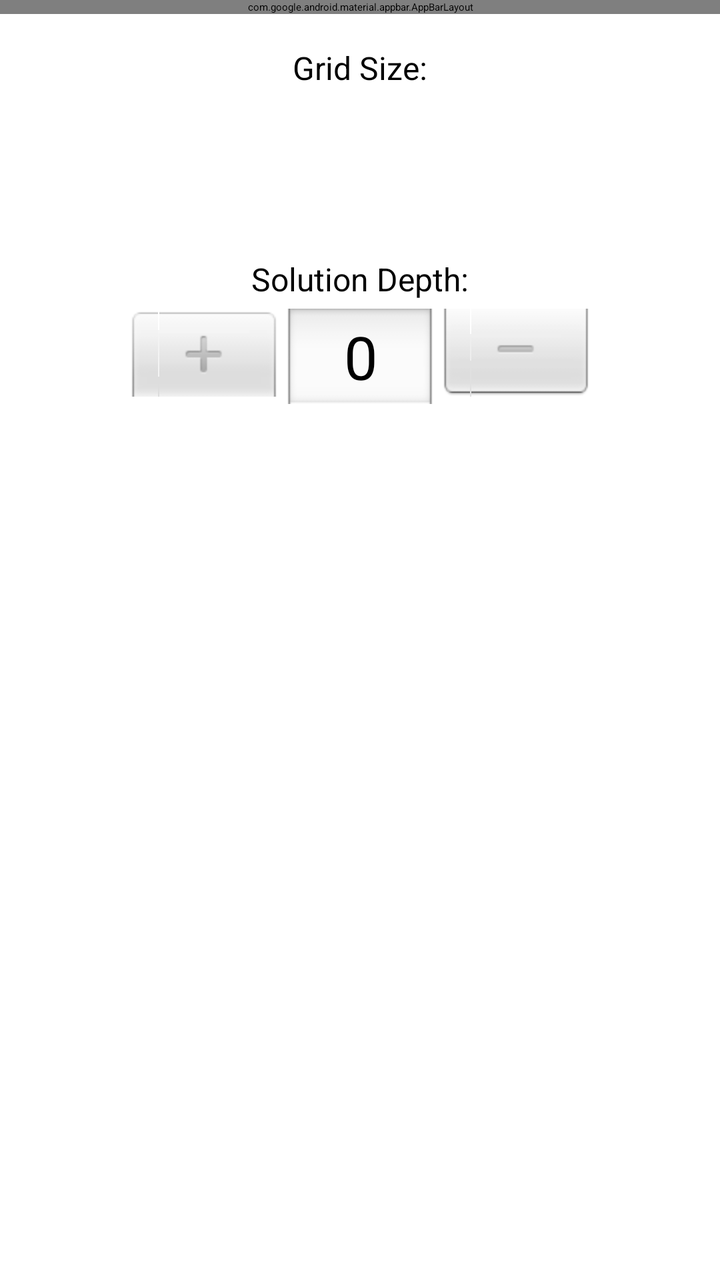
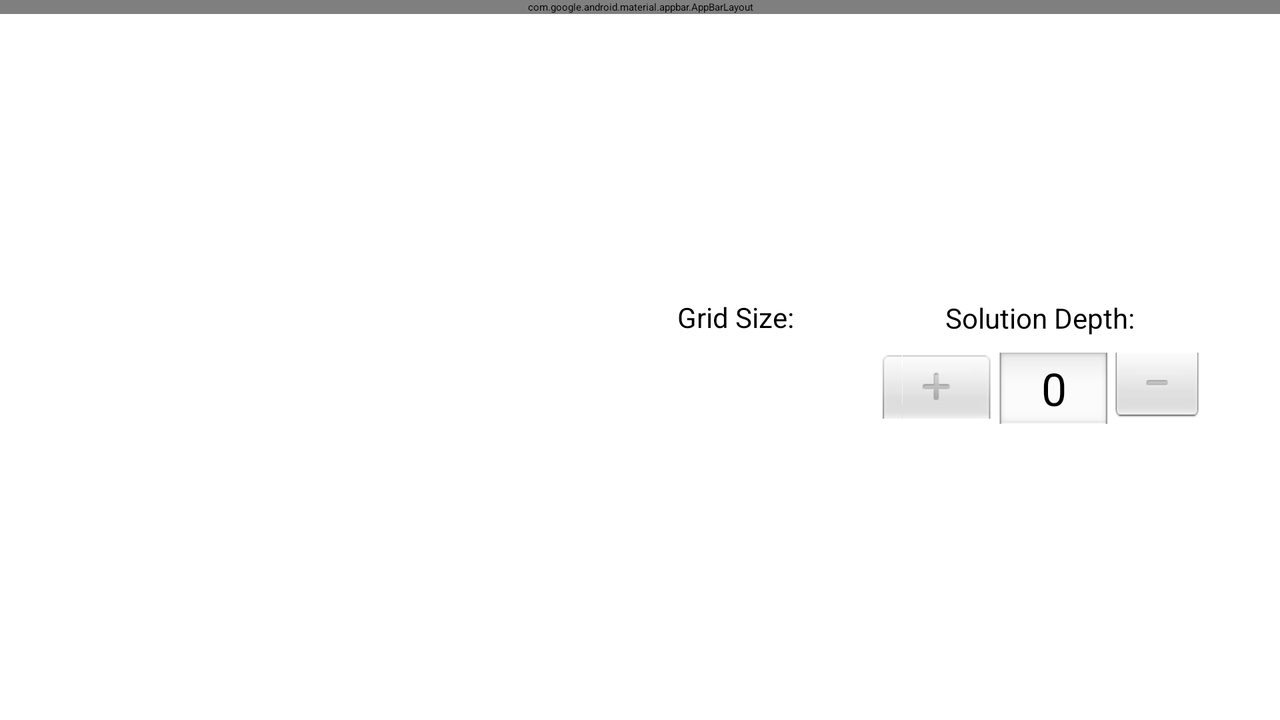

One screen, two layout resources from the same app: the default and the author's alternative for another configuration. Each is rendered where Android would select it; the XML of both is given below.
<!-- AndroidManifest.xml: application theme Theme.Hw2Wight -->
<!-- res/layout/activity_main.xml -->
<?xml version="1.0" encoding="utf-8"?>
<androidx.constraintlayout.widget.ConstraintLayout xmlns:android="http://schemas.android.com/apk/res/android"
    xmlns:app="http://schemas.android.com/apk/res-auto"
    xmlns:tools="http://schemas.android.com/tools"
    android:id="@+id/main"
    android:layout_width="match_parent"
    android:layout_height="match_parent"
    tools:context=".MainActivity">

    <com.google.android.material.appbar.AppBarLayout
        android:id="@+id/appBarLayout"
        android:layout_width="match_parent"
        android:layout_height="wrap_content"
        app:layout_constraintTop_toTopOf="parent">

        <com.google.android.material.appbar.MaterialToolbar
            android:id="@+id/toolbar"
            android:layout_width="match_parent"
            android:layout_height="?attr/actionBarSize"
            android:background="@color/colorPrimary"
            app:theme="@style/ThemeOverlay.AppCompat.Dark.ActionBar"
            app:popupTheme="@style/AppTheme.PopupMenu" />

    </com.google.android.material.appbar.AppBarLayout>

    <ScrollView
        android:layout_width="match_parent"
        android:layout_height="0dp"
        android:fillViewport="true"
        app:layout_constraintTop_toBottomOf="@id/appBarLayout"
        app:layout_constraintBottom_toBottomOf="parent">

        <LinearLayout
            android:layout_width="match_parent"
            android:layout_height="wrap_content"
            android:orientation="vertical"
            android:padding="@dimen/large_margin"
            android:gravity="center_horizontal">

            
            <TextView
                android:id="@+id/gridSizeLabel"
                android:layout_width="wrap_content"
                android:layout_height="wrap_content"
                android:text="@string/grid_size"
                android:textSize="@dimen/label_text_size"
                android:layout_marginBottom="@dimen/small_margin" />

            <Spinner
                android:id="@+id/gridSizeSpinner"
                android:layout_width="wrap_content"
                android:layout_height="wrap_content"
                android:minWidth="200dp"
                android:minHeight="@dimen/button_min_height"
                android:layout_marginBottom="@dimen/medium_margin" />

            
            <FrameLayout
                android:layout_width="wrap_content"
                android:layout_height="wrap_content"
                android:layout_marginBottom="@dimen/medium_margin">

                <GridLayout
                    android:id="@+id/grid"
                    android:layout_width="match_parent"
                    android:layout_height="match_parent"
                    android:layout_gravity="center_horizontal"
                    android:columnCount="3"
                    android:padding="@dimen/small_margin"
                    android:rowCount="3" />
            </FrameLayout>

            <TextView
                android:id="@+id/solutionDepthLabel"
                android:layout_width="wrap_content"
                android:layout_height="wrap_content"
                android:text="@string/solution_depth"
                android:textSize="@dimen/label_text_size"
                android:layout_marginTop="@dimen/medium_margin"
                android:layout_marginBottom="@dimen/small_margin" />

            <NumberPicker
                android:id="@+id/solutionDepthPicker"
                android:layout_width="wrap_content"
                android:layout_height="wrap_content"
                android:layout_marginBottom="@dimen/medium_margin" />

            <LinearLayout
                android:id="@+id/rotationControlsLayout"
                android:layout_width="match_parent"
                android:layout_height="wrap_content"
                android:orientation="horizontal"
                android:layout_marginBottom="@dimen/small_margin">

                <Button
                    android:id="@+id/rotateLeftButton"
                    android:layout_width="0dp"
                    android:layout_height="wrap_content"
                    android:layout_weight="1"
                    android:layout_marginEnd="@dimen/small_margin"
                    android:textColor="@color/button_text_color"
                    android:text="@string/rotate_left"
                    android:textSize="@dimen/button_text_size"
                    android:minHeight="@dimen/button_min_height" />

                <Button
                    android:id="@+id/rotateRightButton"
                    android:layout_width="0dp"
                    android:layout_height="wrap_content"
                    android:layout_weight="1"
                    android:layout_marginStart="@dimen/small_margin"
                    android:textColor="@color/button_text_color"
                    android:text="@string/rotate_right"
                    android:textSize="@dimen/button_text_size"
                    android:minHeight="@dimen/button_min_height" />
            </LinearLayout>

            <LinearLayout
                android:id="@+id/game_controls"
                android:layout_width="match_parent"
                android:layout_height="wrap_content"
                android:orientation="horizontal">

                <Button
                    android:id="@+id/newGameButton"
                    android:layout_width="0dp"
                    android:layout_height="wrap_content"
                    android:layout_weight="1"
                    android:layout_marginEnd="@dimen/small_margin"
                    android:textColor="@color/button_text_color"
                    android:text="@string/new_game"
                    android:textSize="@dimen/button_text_size"
                    android:minHeight="@dimen/button_min_height" />

                <Button
                    android:id="@+id/undoButton"
                    android:layout_width="0dp"
                    android:layout_height="wrap_content"
                    android:layout_weight="1"
                    android:layout_marginStart="@dimen/small_margin"
                    android:textColor="@color/button_text_color"
                    android:text="@string/undo"
                    android:textSize="@dimen/button_text_size"
                    android:minHeight="@dimen/button_min_height" />
            </LinearLayout>

        </LinearLayout>
    </ScrollView>

</androidx.constraintlayout.widget.ConstraintLayout>
<!-- resources referenced by this layout -->
<resources>
  <color name="button_text_color">#FFFFFF</color>
  <color name="colorPrimary">#6200EE</color>
  <dimen name="button_min_height">48dp</dimen>
  <dimen name="button_text_size">16sp</dimen>
  <dimen name="label_text_size">16sp</dimen>
  <dimen name="large_margin">16dp</dimen>
  <dimen name="medium_margin">8dp</dimen>
  <dimen name="small_margin">4dp</dimen>
  <string name="grid_size">Grid Size:</string>
  <string name="new_game">New Game</string>
  <string name="rotate_left">Rotate Left</string>
  <string name="rotate_right">Rotate Right</string>
  <string name="solution_depth">Solution Depth:</string>
  <string name="undo">Undo</string>
</resources>
<!-- res/layout-land/activity_main.xml (the author's variant of the layout above) -->
<!-- drawn on the phone turned sideways -->
<?xml version="1.0" encoding="utf-8"?>
<androidx.constraintlayout.widget.ConstraintLayout xmlns:android="http://schemas.android.com/apk/res/android"
    xmlns:app="http://schemas.android.com/apk/res-auto"
    xmlns:tools="http://schemas.android.com/tools"
    android:id="@+id/main"
    android:layout_width="match_parent"
    android:layout_height="match_parent"
    tools:context=".MainActivity">

    <com.google.android.material.appbar.AppBarLayout
        android:id="@+id/appBarLayout"
        android:layout_width="match_parent"
        android:layout_height="wrap_content"
        app:layout_constraintTop_toTopOf="parent">

        <com.google.android.material.appbar.MaterialToolbar
            android:id="@+id/toolbar"
            android:layout_width="match_parent"
            android:layout_height="?attr/actionBarSize"
            android:background="@color/colorPrimary"
            app:theme="@style/ThemeOverlay.AppCompat.Dark.ActionBar"
            app:popupTheme="@style/AppTheme.PopupMenu" />

    </com.google.android.material.appbar.AppBarLayout>

    
    <FrameLayout
        android:id="@+id/gridContainer"
        android:layout_width="0dp"
        android:layout_height="0dp"
        android:padding="@dimen/medium_margin"
        app:layout_constraintTop_toBottomOf="@id/appBarLayout"
        app:layout_constraintBottom_toBottomOf="parent"
        app:layout_constraintStart_toStartOf="parent"
        app:layout_constraintEnd_toStartOf="@+id/controlsContainer"
        app:layout_constraintHorizontal_weight="1">

        <GridLayout
            android:id="@+id/grid"
            android:layout_width="wrap_content"
            android:layout_height="wrap_content"
            android:layout_gravity="center"
            android:columnCount="3"
            android:rowCount="3"
            android:padding="@dimen/small_margin" />
    </FrameLayout>

    
    <LinearLayout
        android:id="@+id/controlsContainer"
        android:layout_width="0dp"
        android:layout_height="wrap_content"
        android:orientation="horizontal"
        android:gravity="center"
        android:padding="@dimen/medium_margin"
        app:layout_constraintTop_toBottomOf="@id/appBarLayout"
        app:layout_constraintBottom_toBottomOf="parent"
        app:layout_constraintStart_toEndOf="@id/gridContainer"
        app:layout_constraintEnd_toEndOf="parent"
        app:layout_constraintHorizontal_weight="1">

        
        <LinearLayout
            android:layout_width="wrap_content"
            android:layout_height="wrap_content"
            android:orientation="vertical"
            android:gravity="center"
            android:layout_marginEnd="@dimen/small_margin">

            <TextView
                android:id="@+id/gridSizeLabel"
                android:layout_width="wrap_content"
                android:layout_height="wrap_content"
                android:text="@string/grid_size"
                android:textSize="@dimen/landscape_button_text_size"
                android:layout_marginBottom="@dimen/tiny_margin"
                android:gravity="center" />

            <Spinner
                android:id="@+id/gridSizeSpinner"
                android:layout_width="wrap_content"
                android:layout_height="wrap_content"
                android:minWidth="80dp"
                android:minHeight="@dimen/button_min_height"/>
        </LinearLayout>

        
        <LinearLayout
            android:layout_width="wrap_content"
            android:layout_height="wrap_content"
            android:orientation="vertical"
            android:gravity="center"
            android:layout_marginEnd="@dimen/small_margin">

            <TextView
                android:id="@+id/solutionDepthLabel"
                android:layout_width="wrap_content"
                android:layout_height="wrap_content"
                android:text="@string/solution_depth"
                android:textSize="@dimen/landscape_button_text_size"
                android:layout_marginBottom="@dimen/tiny_margin"
                android:gravity="center" />

            <NumberPicker
                android:id="@+id/solutionDepthPicker"
                android:layout_width="wrap_content"
                android:layout_height="wrap_content"
                android:scaleX="0.75"
                android:scaleY="0.75" />
        </LinearLayout>

        
        <GridLayout
            android:id="@+id/rotationControlsLayout"
            android:layout_width="wrap_content"
            android:layout_height="wrap_content"
            android:columnCount="2"
            android:rowCount="2">

            <Button
                android:id="@+id/newGameButton"
                android:layout_width="wrap_content"
                android:layout_height="wrap_content"
                android:layout_row="0"
                android:layout_column="0"
                android:layout_margin="@dimen/tiny_margin"
                android:textColor="@color/button_text_color"
                android:text="@string/new_game"
                android:textSize="@dimen/landscape_button_text_size"
                android:minHeight="@dimen/button_min_height"
                android:paddingStart="@dimen/small_margin"
                android:paddingEnd="@dimen/small_margin" />

            <Button
                android:id="@+id/undoButton"
                android:layout_width="wrap_content"
                android:layout_height="wrap_content"
                android:layout_row="0"
                android:layout_column="1"
                android:layout_margin="@dimen/tiny_margin"
                android:textColor="@color/button_text_color"
                android:text="@string/undo"
                android:textSize="@dimen/landscape_button_text_size"
                android:minHeight="@dimen/button_min_height"
                android:paddingStart="@dimen/small_margin"
                android:paddingEnd="@dimen/small_margin" />

            <Button
                android:id="@+id/rotateLeftButton"
                android:layout_width="wrap_content"
                android:layout_height="wrap_content"
                android:layout_row="1"
                android:layout_column="0"
                android:layout_margin="@dimen/tiny_margin"
                android:textColor="@color/button_text_color"
                android:text="@string/rotate_left"
                android:textSize="@dimen/landscape_button_text_size"
                android:minHeight="@dimen/button_min_height"
                android:paddingStart="@dimen/small_margin"
                android:paddingEnd="@dimen/small_margin" />

            <Button
                android:id="@+id/rotateRightButton"
                android:layout_width="wrap_content"
                android:layout_height="wrap_content"
                android:layout_row="1"
                android:layout_column="1"
                android:layout_margin="@dimen/tiny_margin"
                android:textColor="@color/button_text_color"
                android:text="@string/rotate_right"
                android:textSize="@dimen/landscape_button_text_size"
                android:minHeight="@dimen/button_min_height"
                android:paddingStart="@dimen/small_margin"
                android:paddingEnd="@dimen/small_margin" />
        </GridLayout>
    </LinearLayout>

</androidx.constraintlayout.widget.ConstraintLayout>
<!-- resources referenced by the variant -->
<!-- as the phone turned sideways resolves them -->
<resources>
  <color name="button_text_color">#FFFFFF</color>
  <color name="colorPrimary">#6200EE</color>
  <dimen name="button_min_height">48dp</dimen>
  <dimen name="landscape_button_text_size">14sp</dimen>
  <dimen name="medium_margin">8dp</dimen>
  <dimen name="small_margin">4dp</dimen>
  <dimen name="tiny_margin">2dp</dimen>
  <string name="grid_size">Grid Size:</string>
  <string name="new_game">New Game</string>
  <string name="rotate_left">Rotate Left</string>
  <string name="rotate_right">Rotate Right</string>
  <string name="solution_depth">Solution Depth:</string>
  <string name="undo">Undo</string>
</resources>
